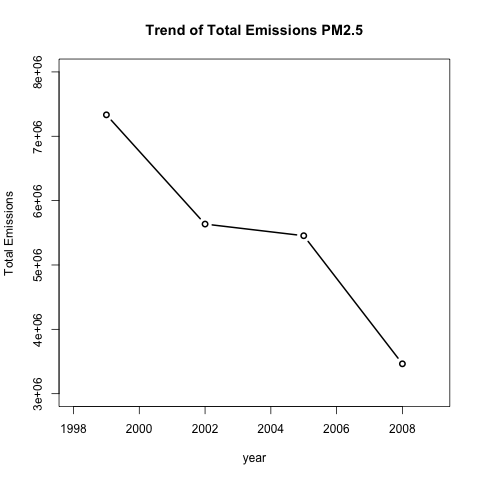

Reproduce this figure in R.
# create a function to calculate total PM25 each year. 
PMyear <- function(x){
  subyear <- subset(NEI, NEI$year==x)
  sum(subyear$Emissions)
}

totalPM <- data.frame(yaer=c(1999,2002,2005,2008), PM2.5=c(PMyear(1999),PMyear(2002),PMyear(2005),PMyear(2008)))

plot(totalPM$yaer,totalPM$PM2.5, type="b", xlab = "year", ylab = "Total Emissions", main = "Trend of Total Emissions PM2.5", lwd=2,xlim = c(1998,2009), ylim = c(3e+6,8e+6))

# copy the histogram to a PNG file.
dev.copy(png, file = "plot1.png")
dev.off()